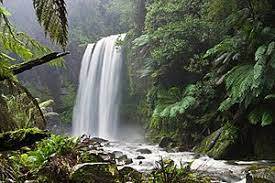
#> input picture data/img.jpg, 275 x 183 px, found by its file name
$ python c2_arithmeticLogical.py
#> lines starting #> are read from the running program, lines starting #| are printed output that depends on the picture; after the words box and inside, x2 and y2 are one past the last pixel; in counts of white or black regions, pixels touching at a corner belong together
import cv2, numpy as np

img5 = cv2.imread('data/img.jpg', cv2.IMREAD_GRAYSCALE)
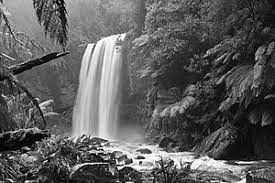
#> img5: shape (183, 275); min 0, max 255, mean 93.3

mask = np.full(shape=img5.shape, fill_value=0, dtype=np.uint8)
#print(img5.shape)
h, w = img5.shape
#> h = 183; w = 275
x = (int)(w/2) - 60; y = (int)(h/2) - 60
#> after `x = int(w / 2) - 60`: x = 77
#> after `y = int(h / 2) - 60`: y = 31
cv2.rectangle(mask, (x,y), (x+120, y+120), (255,255,255), -1) # 움수는 사각 내부 흰색, 이부분 and시 살아 남음
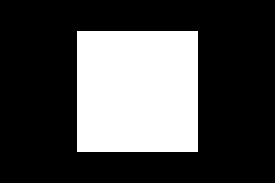
#> mask: shape (183, 275); 29.1% white; 1 white region, box (x1, y1, x2, y2) and area: (77, 31, 198, 152) 14641

ress = []
# [4 lines of commented-out code are left out]
ress.append(cv2.bitwise_not(img5))
ress.append(cv2.bitwise_and(img5, mask))

cv2.imshow('not',ress[0])
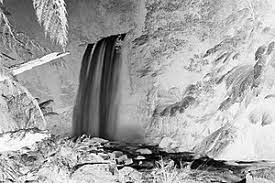
#> window 'not': shape (183, 275); min 0, max 255, mean 161.7
cv2.imshow('and',ress[1])
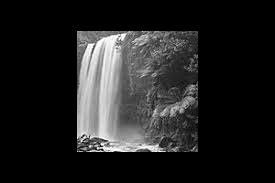
#> window 'and': shape (183, 275); min 0, max 255, mean 33.8
cv2.waitKey()
cv2.destroyAllWindows()

$ run again, with data/pic.jpg copied over data/img.jpg
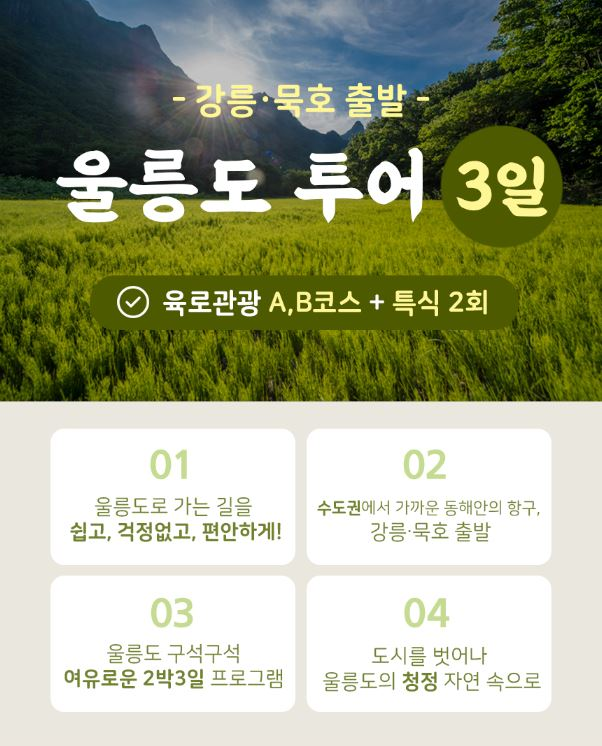
#> input picture data/pic.jpg, 602 x 746 px, found by its file name
#> `cv2.rectangle(mask, (x,y), (x+120, y+120), (255,255,255), -1)`:
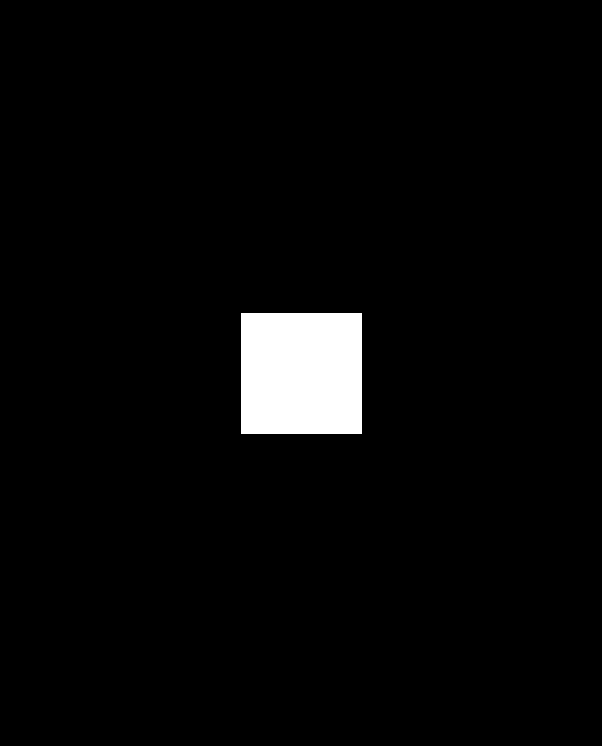
#> mask: shape (746, 602); 3.3% white; 1 white region, box (x1, y1, x2, y2) and area: (241, 313, 362, 434) 14641
#> `cv2.imshow('and',ress[1])`:
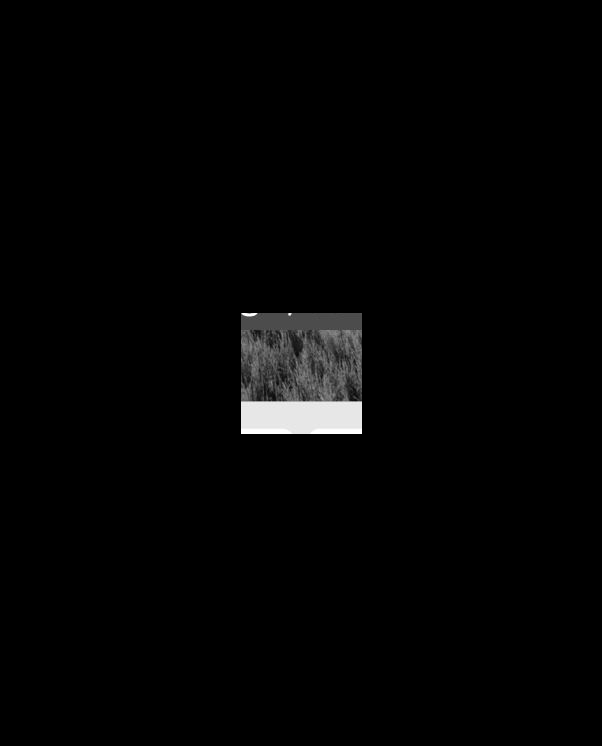
#> window 'and': shape (746, 602); min 0, max 255, mean 3.9
